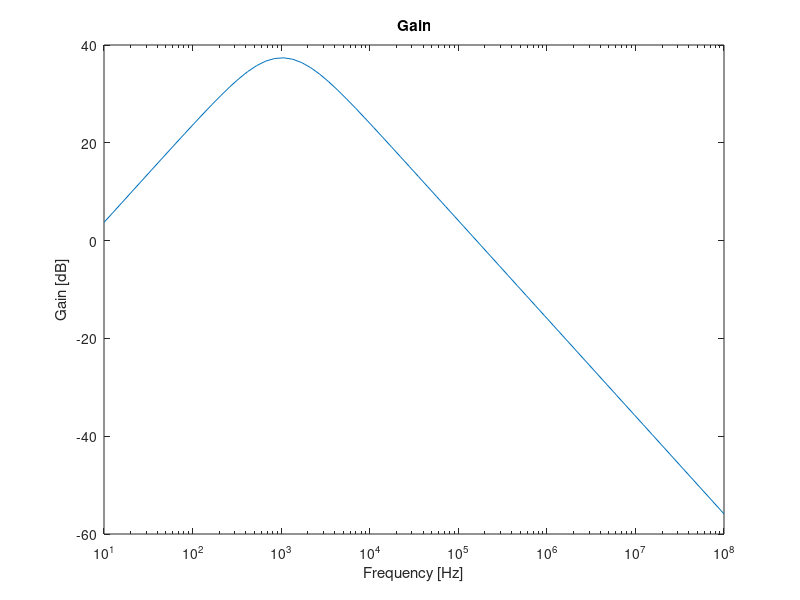
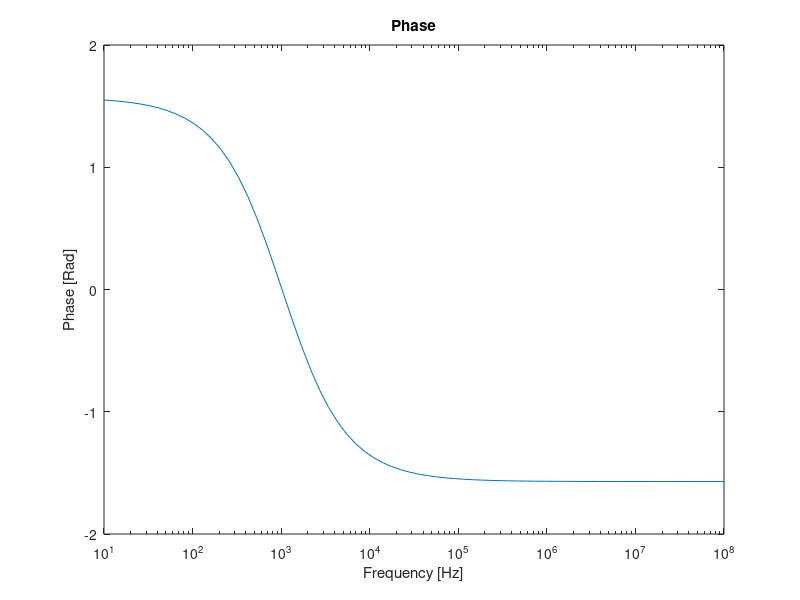

These figures' MATLAB source, in order:
% values

Rb1 = 1e3;
Rb2 = 1e3;


Rb3 = 110e3;
Rb4 = 1e3;

R_cost = (Rb1 + Rb2 + Rb3 + Rb4)/1000;

Cb1 = 0.22e-6;

Cb2 = 0.11e-6;

C_cost = (Cb1 + Cb2*4) * 1e6;



% point 1
% calculation for central frequency

w_L = 1/(Rb1*Cb1);
f_L = w_L/2/pi;
w_H = 1/(Rb2*Cb2);
f_H = w_H/2/pi;

w_0 = sqrt(w_L*w_H);
f_0 = w_0/2/pi;

deviation = f_0-1000;

gain_1 = (j*w_0*Rb1*Cb1)/(1+j*w_0*Rb1*Cb1);
gain_2 = 1+Rb3/Rb4;
gain_3 = 1/(1+1i*w_0*Rb2*Cb2);

gain = 20*log10(abs(gain_1 * gain_2 * gain_3));
Z_i = (1/(j*w_0*Cb1) + Rb1);
Z_o = (1/(1/Rb2+j*w_0*Cb2)); 
 

% point 2
% frequency response

f = logspace(1,8,70);
w = 2*pi*f;

f_res = ((Rb1*Cb1.*w*j)./(1+Rb1*Cb1.*w*j)).*gain_2.*(1./(1+Rb2*Cb2.*w*j));

maxi = max(abs(f_res));

figure
semilogx(f,20*log10(abs(f_res)))

xlabel("Frequency [Hz]");
ylabel("Gain [dB]");
title("Gain");
print("gain.png", "-dpng");


figure
semilogx(f,angle(f_res))
xlabel("Frequency [Hz]");
ylabel("Phase [Rad]");
title("Phase");
print("phase.png", "-dpng");

% merit
cost = 1.3323e4 + R_cost + C_cost;

merit = 1/(cost*(abs(maxi-100)+abs(deviation)+1e-6));

% resultados
fidRes = fopen("resultados.txt","w");
fprintf(fidRes,"Theoretical results ,value\n");
fprintf(fidRes,"gain ,%f (dB)\n",gain);
fprintf(fidRes,"input impedance,%f Ohm\n",Z_i);
fprintf(fidRes,"output impedance,%f Ohm\n",Z_o);
fclose(fidRes);



% resultados
fidRes2 = fopen("resultados2.txt","w");
fprintf(fidRes2,"Theoretical results ,value (Hz)\n");
fprintf(fidRes2,"$f_L$,%f\n",f_L);
fprintf(fidRes2,"$f_H$,%f\n",f_H);
fprintf(fidRes2,"$f_0$,%f\n",f_0);
fclose(fidRes2);


% merito
fidRes3 = fopen("merito.txt","w");
fprintf(fidRes3,"M & %d \\\\ \n \\hline\n",merit);


